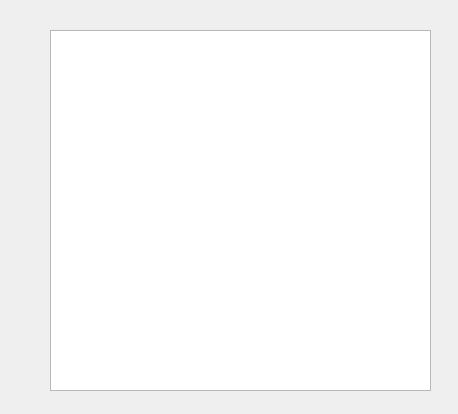
<?xml version="1.0" encoding="UTF-8"?>
<ui version="4.0">
 <class>TextViewDock</class>
 <widget class="QWidget" name="TextViewDock">
  <property name="geometry">
   <rect>
    <x>0</x>
    <y>0</y>
    <width>458</width>
    <height>414</height>
   </rect>
  </property>
  <property name="windowTitle">
   <string>Form</string>
  </property>
  <widget class="QTextEdit" name="textEdit">
   <property name="geometry">
    <rect>
     <x>50</x>
     <y>30</y>
     <width>381</width>
     <height>361</height>
    </rect>
   </property>
  </widget>
 </widget>
 <resources/>
 <connections/>
</ui>
